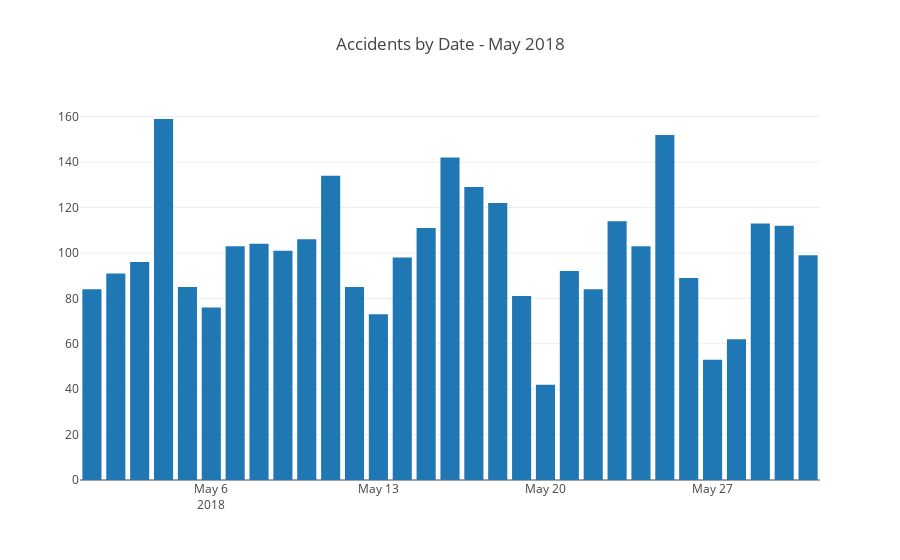

The code cell stored with this chart in its notebook:
### Code cell
data = [trace9]
layout = go.Layout(
    barmode='stack',
    title='Accidents by Date - May 2018'
)

fig = go.Figure(data=data, layout=layout)
py.offline.iplot(fig)

### Figure 1 — Plotly figure (JSON) as saved in the notebook; plotly's stock layout.template omitted (floating-point values rounded to 4 significant figures)
{"data": [{"name": "Accidents by Date in May", "type": "bar", "uid": "d2f12cb8-4fe3-4ed3-a76b-a5a959e976b6", "x": ["2018-05-01", "2018-05-02", "2018-05-03", "2018-05-04", "2018-05-05", "2018-05-06", "2018-05-07", "2018-05-08", "2018-05-09", "2018-05-10", "2018-05-11", "2018-05-12", "2018-05-13", "2018-05-14", "2018-05-15", "2018-05-16", "2018-05-17", "2018-05-18", "2018-05-19", "2018-05-20", "2018-05-21", "2018-05-22", "2018-05-23", "2018-05-24", "2018-05-25", "2018-05-26", "2018-05-27", "2018-05-28", "2018-05-29", "2018-05-30", "2018-05-31"], "y": [84, 91, 96, 159, 85, 76, 103, 104, 101, 106, 134, 85, 73, 98, 111, 142, 129, 122, 81, 42, 92, 84, 114, 103, 152, 89, 53, 62, 113, 112, 99]}], "layout": {"barmode": "stack", "title": {"text": "Accidents by Date - May 2018"}}}
